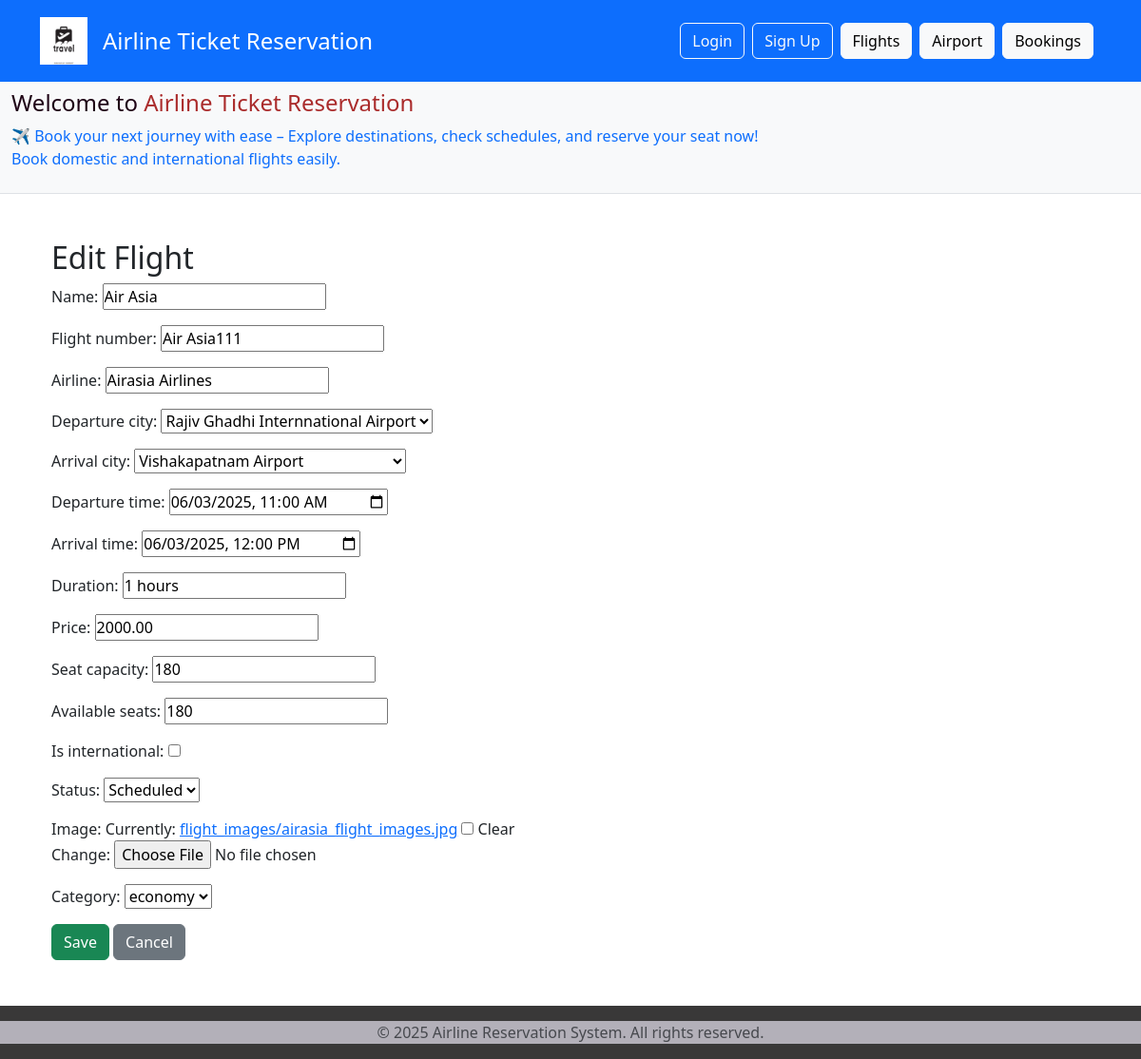
Page /flights/edit/3/ on the earlier database version.
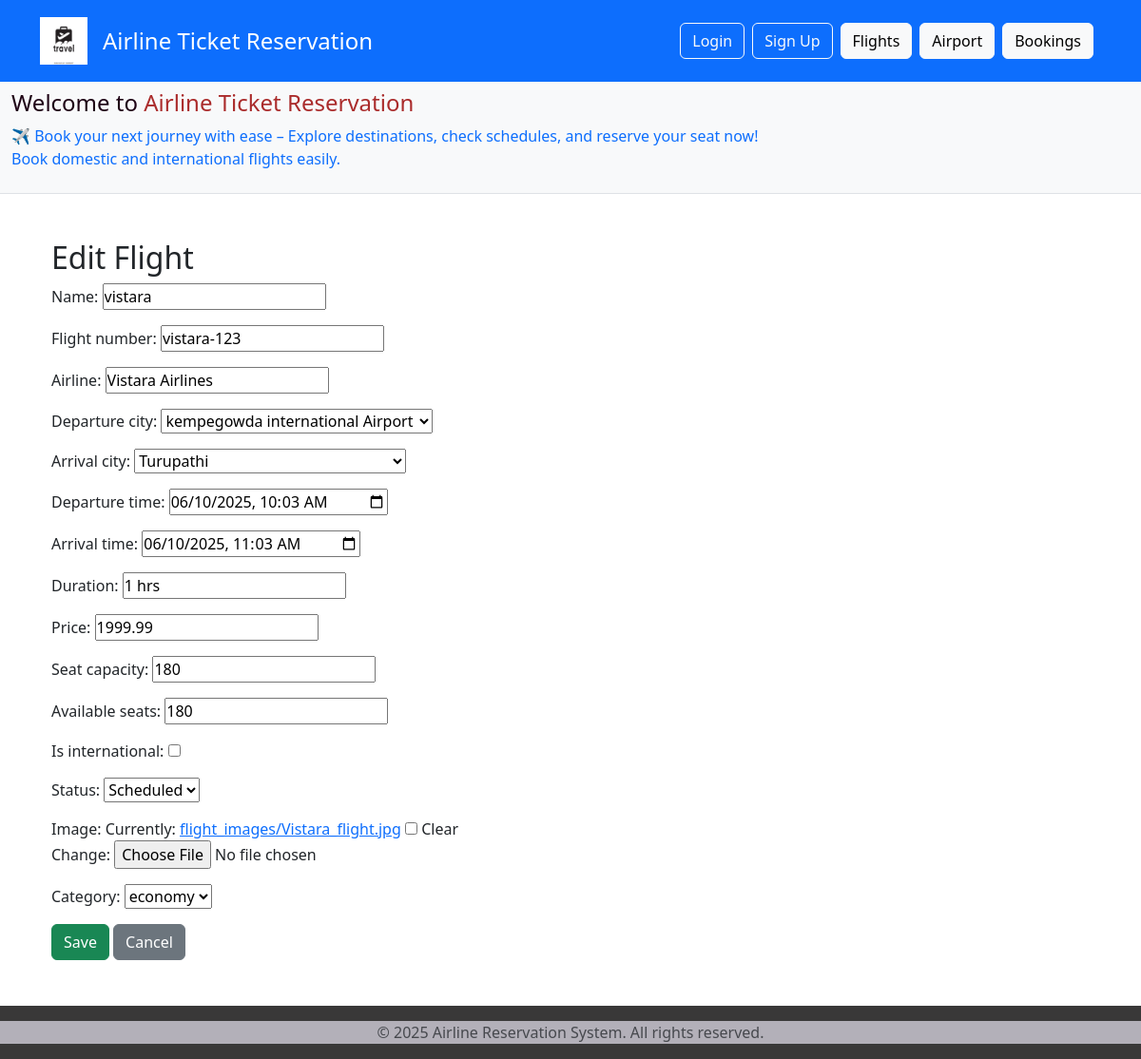
Same page on the later database version.
### flights/models.py (models this page shows, shortened)
class Flights(models.Model):
    STATUS_CHOICES = [
        ('Scheduled', 'Scheduled'),
        ('Delayed', 'Delayed'),
        ('Cancelled', 'Cancelled'),
    ]
    CATEGORY = [
        ('economy', 'economy'),
        ('business', 'business')
    ]
    name = models.CharField(max_length=100)
    flight_number = models.CharField(max_length=20)
    airline = models.CharField(max_length=100)
    departure_city = models.ForeignKey(Airport, on_delete=models.CASCADE, related_name='flight_dep_airport')
    arrival_city = models.ForeignKey(Airport, on_delete=models.CASCADE, related_name='flight_arr_airport')
    departure_time = models.CharField()
    arrival_time = models.CharField()
    duration = models.CharField(max_length=20, blank=True)  # Optional/manual
    price = models.DecimalField(max_digits=10, decimal_places=2)
    seat_capacity = models.PositiveIntegerField(default=180)
    available_seats = models.PositiveIntegerField(default=180)
    is_international = models.BooleanField(default=False)
    status = models.CharField(max_length=20, choices=STATUS_CHOICES, default='Scheduled')
    image = models.ImageField(upload_to='flight_images/', blank=True, null=True)
    created_at = models.DateTimeField(auto_now_add=True)
    category = models.CharField(max_length=50, choices=CATEGORY)  # or add choices if needed

### airport/models.py (models this page shows)
class Airport(models.Model):
    name = models.CharField(max_length=100)
    country = models.CharField(max_length=100)
    state = models.CharField(max_length=100)
    city = models.CharField(max_length=100)
    contact = models.CharField(max_length=10)
    terminals = models.IntegerField()
    image = models.ImageField(upload_to='airport_images/', blank=True, null=True)
    created_at = models.DateTimeField(auto_now_add=True)
    def __str__(self):
        return self.name

### flights/views.py (the view)
# urls.py: path('edit/<int:pk>/', views.flight_edit, name='edit'),
def flight_edit(request, pk):
    flight = get_object_or_404(Flights, pk=pk)
    if request.method == 'POST':
        form = FlightForm(request.POST, request.FILES, instance=flight)
        if form.is_valid():
            form.save()
            return redirect('flights:list')
    else:
        form = FlightForm(instance=flight)
    return render(request, 'flight_form.html', {'form': form})

### flights/forms.py
class FlightForm(forms.ModelForm):
    class Meta:
        model = Flights
        fields = '__all__'
        widgets = {
            'departure_time': forms.DateTimeInput(attrs={'type': 'datetime-local'}),
            'arrival_time': forms.DateTimeInput(attrs={'type': 'datetime-local'}),
        }

### flights/templates/flight_form.html (shortened to what this page needs)
{% extends 'base.html' %}
{% load static %}
{% block content %}
<div class="container mt-4">
    <h2>{{ form.instance.pk|yesno:"Edit Flight,Create Flight" }}</h2>
     <form method="post" enctype="multipart/form-data">
        {{ form.as_p }}
        <button type="submit" class="btn btn-success">Save</button>
        <a href="{% url 'flights:list' %}" class="btn btn-secondary">Cancel</a>
    </form>
</div>
{% endblock %}

Differences in the rows shown:
changed Flights "Edit Flight": name "Air Asia" → "vistara"; flight_number "Air Asia111" → "vistara-123"; airline "Airasia Airlines" → "Vistara Airlines"; departure_city "Rajiv Ghadhi Internnational Airport" → "kempegowda international Airport"; arrival_city "Vishakapatnam Airport" → "Turupathi"; departure_time "06/03/2025 11:00" → "06/10/2025 10:03"; arrival_time "06/03/2025 12:00" → "06/10/2025 11:03"; duration "1 hours" → "1 hrs"; price "2000.00" → "1999.99"
Other differences:
text no longer shown: "Name: Flight number: Airline: Departure city: Arrival city: Departure time: Arrival time: Duration: Price: Seat capacity: Available seats: Is international: Status: Image: Currently: flight_images/airasia_flight_images.jpg Clear Change: Category:"
text now shown: "Name: Flight number: Airline: Departure city: Arrival city: Departure time: Arrival time: Duration: Price: Seat capacity: Available seats: Is international: Status: Image: Currently: flight_images/Vistara_flight.jpg Clear Change: Category:"
